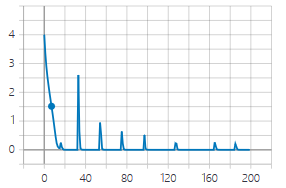
#> input picture img/1.png, 286 x 188 px
$ python -i augmentations.py   (imports and definitions only)
#> lines starting #> are read from the running program, lines starting #| are printed output that depends on the picture
#_*_ coding:utf-8_*_
import cv2
import random
import numpy
import math
#缩放
class Resize(object):
    '''
    输入目标尺度w,h
    interpolation:插值方法，随机选择
    '''
    def __init__(self,width,height):
        self.width=width
        self.height=height
    # [4 lines left out: function __call__, not called in this run]

#随机中心点裁剪
class RandomCrop(object):
    '''
        在获取图像基础上裁剪出固定大小图像，中心点随机。

    padding:最大填充数
    mode。应当是‘constant’，‘edge’，‘reflect’或‘symmetric’之一。随机选择。
    constant：用常数扩展，这个值由fill参数指定。
    edge：用图像边缘上的指填充。
    reflect：以边缘为对称轴进行轴对称填充（边缘值不重复）。
    > 例如，在[1, 2, 3, 4]的两边填充2个元素会得到[3, 2, 1, 2, 3, 4, 3, 2]。
    symmetric：用图像边缘的反转进行填充（图像的边缘值需要重复）。
    > 例如，在[1, 2, 3, 4]的两边填充2个元素会得到[2, 1, 1, 2, 3, 4, 4, 3]。


    '''
    # [31 lines left out: functions __init__, Crop, __call__, not called in this run]

#中心点裁剪
class CenterCrop(object):
    '''
        以获取的图像的中心点为基础进行裁剪
    '''
    def __init__(self,width,height):
        self.width=width
        self.height=height
    # [7 lines left out: function __call__, not called in this run]

#随机长宽比裁剪
class RandomResizedCrop(object):
    '''

    '''
    def __init__(self,width,height):
        self.width=width
        self.height=height
    # [40 lines left out: functions Crop, __call__, not called in this run]

#随机对图像进行翻转
class RandomFlip(object):
    '''
        依据概率对图像进行翻转

    '''
    # [5 lines left out: function __call__, not called in this run]


#随机旋转
class RandomRotation(object):
    '''

    '''
    # [22 lines left out: function __call__, not called in this run]

#添加亮度、对比度、饱和度、色相扰动
class ColorJitter(object):
    '''


    '''
    # [44 lines left out: functions __call__, Brightness, Contrast, Value, Saturation, not called in this run]

    def Hue(self,img):


        img=img.astype(numpy.uint8)
        if random.randint(0,1):
        #颜色空间转换必须转换为整数
            img = cv2.cvtColor(img,cv2.COLOR_RGB2HSV)
#> img: shape (188, 286, 3); mean H, S, V 3.8, 5.6, 248.6
            #按经验值（-36，36）调整
            img[:,:,0] = (img[:,:,0]+random.randint(-36,36))%180
#> img: shape (188, 286, 3); mean H, S, V 20.7, 5.6, 248.6
            #按比例调整
            #hue=random.uniform(-0.5,0.5)
            #img[:,:,0] = (img[:,:,0]*(1+hue))%180
            img[:,:,0]=img[:,:,0].astype(numpy.uint8)
            img = cv2.cvtColor(img,cv2.COLOR_HSV2RGB)
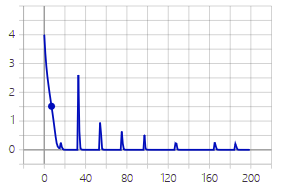
#> img: shape (188, 286, 3); mean R, G, B 244.6, 244.8, 248.2
            img=img.astype(numpy.float64)
            return img
        else:
            img = cv2.cvtColor(img,cv2.COLOR_BGR2HSV)
            img[:,:,0] = (img[:,:,0]+random.randint(-36,36))%180
            #hue=random.uniform(-0.5,0.5)
            #img[:,:,0] = (img[:,:,0]*(1+hue))%180
            img = cv2.cvtColor(img,cv2.COLOR_HSV2BGR)
            img=img.astype(numpy.float64)
            return img


#使用后模型易于训练，效果会稍微降低，使用前需要获取数据集平均值和标准差
class Normalize(object):
    def __init__(self,mean,std):
        self.mean=mean
        self.std=std
    # [5 lines left out: function __call__, not called in this run]


>>> import cv2
>>> picture = cv2.cvtColor(cv2.imread('img/1.png'), cv2.COLOR_BGR2RGB)
>>> result = ColorJitter().Hue(picture)

$ run again, on img/2.png
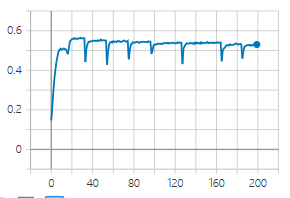
#> input picture img/2.png, 290 x 198 px
#> in Hue, `img = cv2.cvtColor(img,cv2.COLOR_HSV2RGB)`:
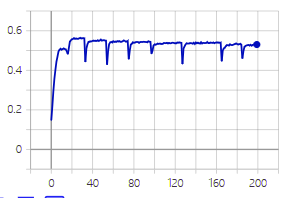
#> img: shape (198, 290, 3); mean R, G, B 245.6, 245.7, 248.8
